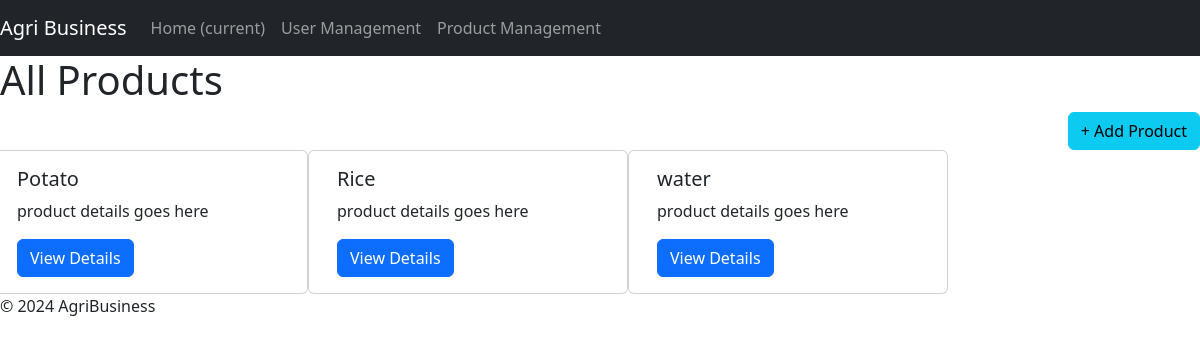
Before: /product/ with the older database file.
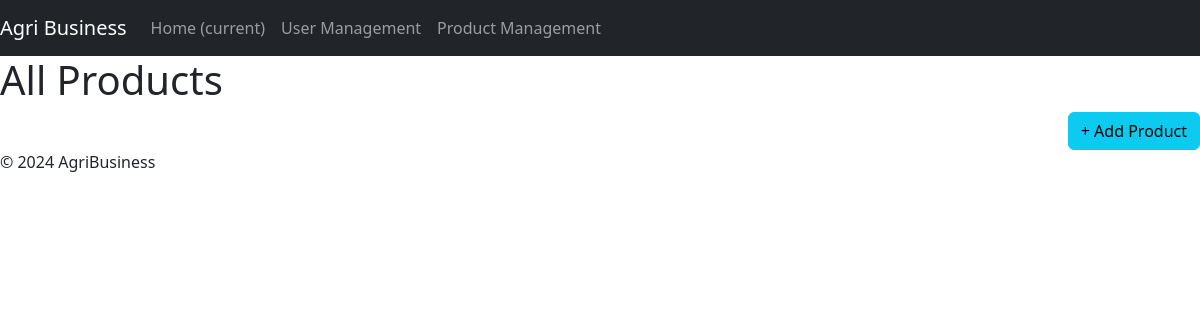
After: the same page with the newer database file.
### dashboard/models.py (models this page shows, shortened)
class Product(models.Model):
    id= models.AutoField(primary_key=True)
    product_name = models.CharField(max_length=255)
    price = models.FloatField()
    image = models.ImageField(blank=True,null=True, upload_to='products/')

### dashboard/views.py (the view)
# urls.py: path('product/', d_view.product),
def product(request):
    products = Product.objects.all()
    return render(request, 'products/index.html', {'products': products})

### dashboard/templates/products/index.html (shortened to what this page needs)
{% extends 'dashboard.html' %}
{% block content %}
    <h1>All Products</h1>
    <div class="d-flex justify-content-end">
      <a href="/product/create/" class="btn btn-info">+ Add Product</a>
    </div>
    <div class="row">
        {% for product in products %}
        <div class="card" style="width: 20rem;">
  <div class="card-body">
    <h5 class="card-title">{{product.product_name}}</h5>
    <p class="card-text">product details goes here</p>
    <a href="/product/{{product.id}}" class="btn btn-primary">View Details</a>
  </div>
</div>
        {% endfor %}
    </div>
{% endblock %}

Changed rows visible on the page:
removed Product: product_name "Potato"
removed Product: product_name "Rice"
removed Product: product_name "water"
